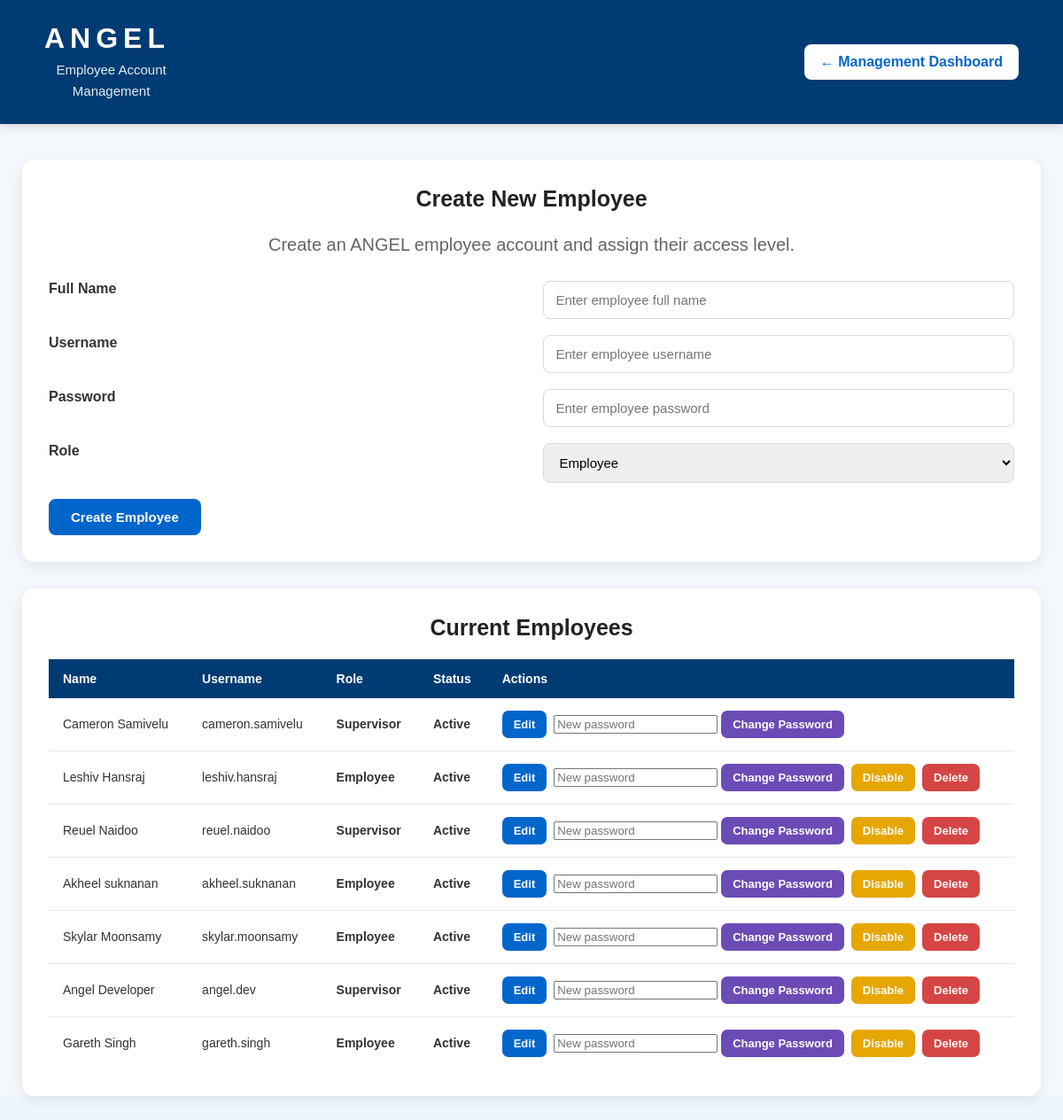
Before: /employees (signed in) with the older database file.
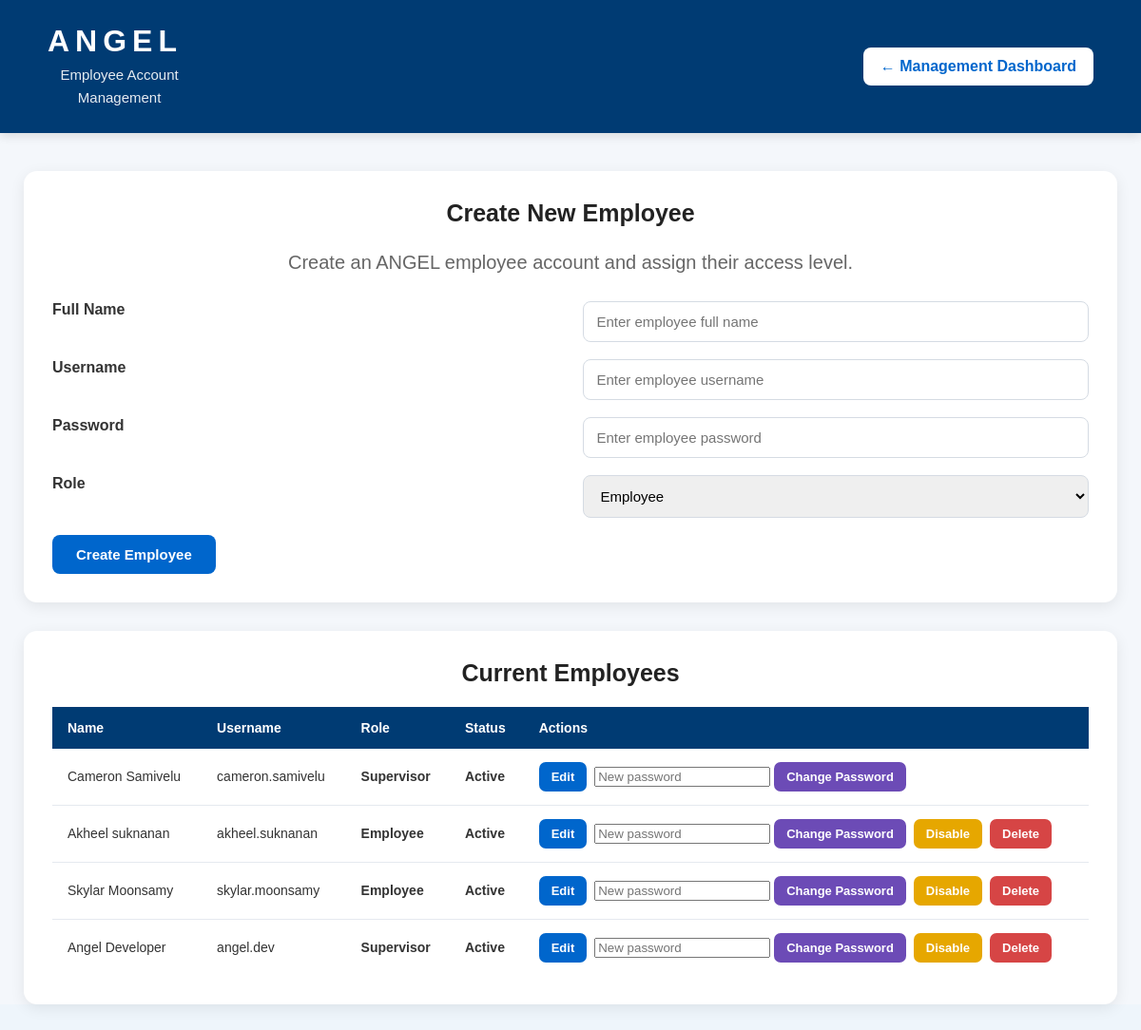
After: the same page with the newer database file.
### tables this page shows
CREATE TABLE employees (
            id INTEGER PRIMARY KEY AUTOINCREMENT,
            full_name TEXT NOT NULL,
            username TEXT UNIQUE NOT NULL,
            password_hash TEXT NOT NULL,
            role TEXT NOT NULL,
            status TEXT NOT NULL
        );

### app.py (the view)
@app.route("/employees")
def employees():
    if "employee_id" not in session:
        return redirect(url_for("employee_login"))
    if session.get("employee_role") not in ["Supervisor", "Admin"]:
        return redirect(url_for("employee_dashboard"))
    connection = get_db()
    employee_rows = connection.execute("""
        SELECT id, full_name, username, role, status
        FROM employees
        ORDER BY id ASC
    """).fetchall()
    connection.close()
    return render_template("employees.html", employees=employee_rows)

### app.py (called while the page is built)
def get_db():
    connection = sqlite3.connect(DATABASE)
    connection.row_factory = sqlite3.Row
    return connection

### templates/employees.html (shortened to what the changed rows need)
<!DOCTYPE html>
<html lang="en">
<head>
    <link rel="stylesheet"
          href="{{ url_for('static', filename='css/style.css') }}">
    <link rel="stylesheet" href="{{ url_for('static', filename='css/mobile-responsive.css') }}">
</head>
<body>
<div class="employees-page">
    <header class="employees-header">
        <div>
            <h1>ANGEL</h1>
        </div>
    </header>
    <main class="employees-content">
        <section class="employee-form-card">
            <h2>Create New Employee</h2>
        </section>
        <section class="employee-list-card">
            <h2>Current Employees</h2>
            <div class="employee-table-container">
                <table>
                    <thead>
                        <tr>
                            <th>Name</th>
                            <th>Username</th>
                            <th>Role</th>
                            <th>Status</th>
                            <th>Actions</th>
                        </tr>
                    </thead>
                    <tbody>
                        {% for employee in employees %}
                        <tr>
                            <td>
                                {{ employee["full_name"] }}
                            </td>
                            <td>
                                {{ employee["username"] }}
                            </td>
                            <td>
                                {{ employee["role"] }}
                            </td>
                            <td>
                                {{ employee["status"] }}
                            </td>
                            <td>
                                <div class="employee-actions">
                                    <a
                                        href="{{ url_for('edit_employee', employee_id=employee['id']) }}"
                                        class="employee-action-button edit-button"
                                    >
                                        Edit
                                    </a>
                                    <form
                                        method="POST"
                                        action="{{ url_for('change_employee_password', employee_id=employee['id']) }}"
                                        class="employee-action-form"
                                    >
                                        <input
                                            type="password"
                                            name="password"
                                            placeholder="New password"
                                            required
                                        >
                                        <button
                                            type="submit"
                                            class="employee-action-button password-button"
                                        >
                                            Change Password
                                        </button>
                                    </form>
                                    {% if employee["id"] != session["employee_id"] %}
                                    <form
                                        method="POST"
                                        action="{{ url_for('toggle_employee_status', employee_id=employee['id']) }}"
                                        class="employee-action-form"
                                    >
                                        <button
                                            type="submit"
                                            class="employee-action-button status-button"
                                        >
                                            {% if employee["status"] == "Active" %}
                                                Disable
                                            {% else %}
                                                Enable
                                            {% endif %}
                                        </button>
                                    </form>
                                    {% endif %}
                                    {% if employee["id"] != session["employee_id"] %}
                                    <form
                                        method="POST"
                                        action="{{ url_for('delete_employee', employee_id=employee['id']) }}"
                                        class="employee-action-form delete-employee-form"
                                    >
                                        <button
                                            type="submit"
                                            class="employee-action-button delete-button"
                                        >
                                            Delete
                                        </button>
                                    </form>
                                    {% endif %}
                                </div>
                            </td>
                        </tr>
                        {% endfor %}
                    </tbody>
                </table>
            </div>
        </section>
    </main>
</div>
</body>
</html>

Changed rows visible on the page:
removed employees: full_name "Leshiv Hansraj", username "leshiv.hansraj", role "Employee", status "Active", shows "Disable"
removed employees: full_name "Reuel Naidoo", username "reuel.naidoo", role "Supervisor", status "Active", shows "Disable"
removed employees: full_name "Gareth Singh", username "gareth.singh", role "Employee", status "Active", shows "Disable"
